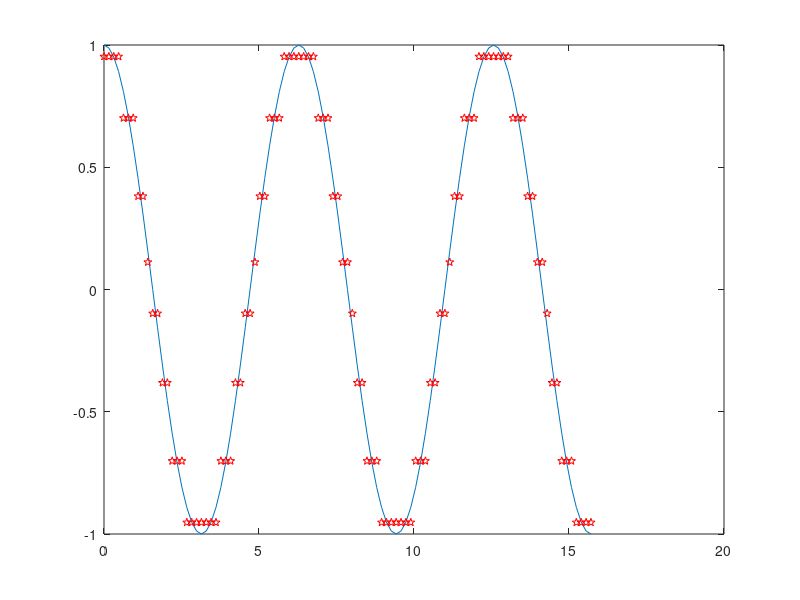

Here is the MATLAB script that generated this plot:
% lloyd_alg.m

n=2^3;
t=[0:100]*pi/20;
y=cos(t);
[a,b]=lloyds(y,n);
[index,quant, distor]=quantiz(y,a,b);
axis([-1 1 0 16]);
plot(t,y, t,quant,'rp');
